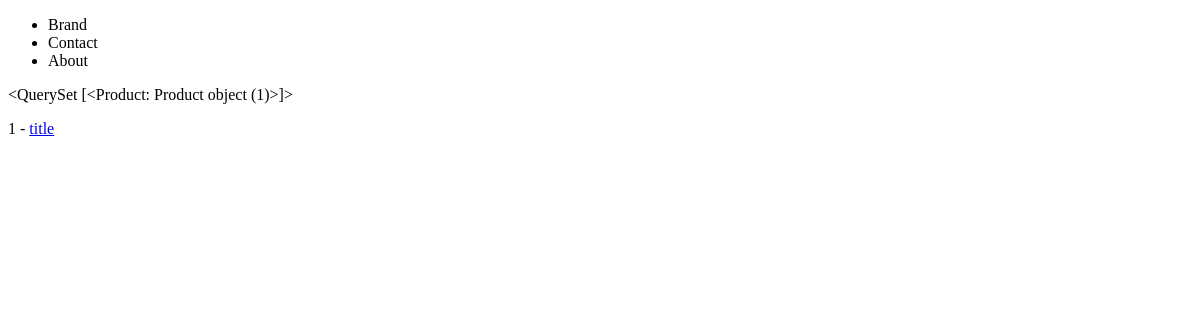
The page /product/query/ on the database as committed earlier.
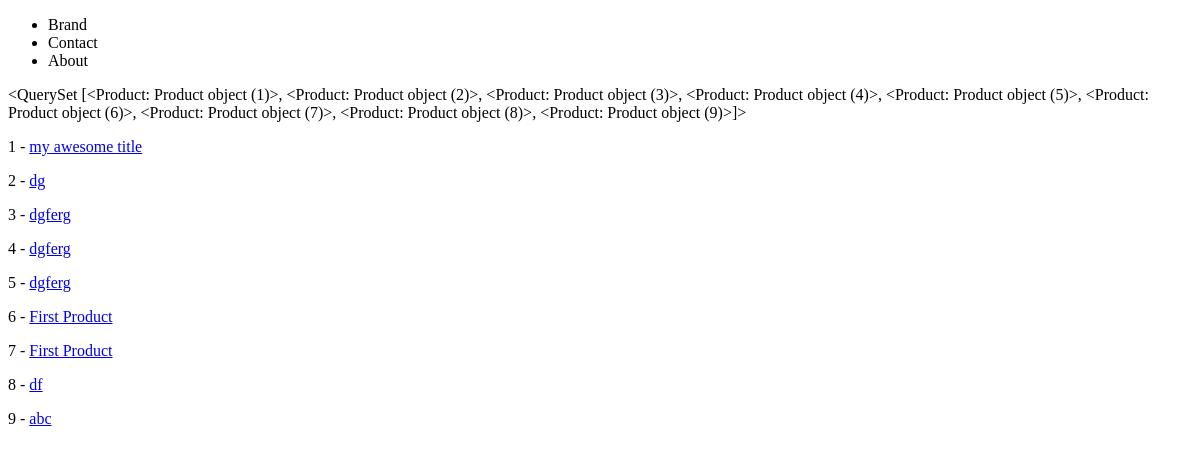
The same page on the database as committed later.
### products/models.py (models this page shows)
class Product(models.Model):
	title=models.CharField(max_length=50)
	description=models.TextField(blank=True,null=True)
	price=models.DecimalField(decimal_places=2,max_digits=10000)
	summary=models.TextField()
	feature =models.BooleanField(default=False)#default=True ,null=True
	def get_absolute_url(self):
		return reverse("products:product-detail",kwargs={"id":self.id})

### products/views.py (the view)
# urls.py: path('query/',product_query_set),
def product_query_set(request):
	queryset=Product.objects.all()
	context={
		'object_list':queryset
	}
	return render(request,"products/query-set.html",context)

### products/templates/products/query-set.html
{% extends 'base.html' %}
{% block content %}
	{{ object_list }}
	{% for instance in object_list %}
		<p>{{ instance.id }} - <a href='{{ instance.get_absolute_url }}'> {{ instance.title}}</a></p>
	{% endfor %}
{% endblock content  %}

### templates/base.html (shortened to what this page needs)
<!doctype html>
<html>
<head>
</head>
<body>
	{% include 'navbar.html' %}
	{% block content %}{% endblock content %}
</body>
</html>

### templates/navbar.html
<nav>
	<ul>
		<li> Brand</li>
		<li>Contact</li>
		<li>About</li>
	</ul>
</nav>

Rows that differ between the two databases and show on the page:
changed Product: id "<QuerySet [<Product: Product object (1)>]>" → "<QuerySet [<Product: Product object (1)>, <Product: Product object (2)>, <Product: Product object (3)>, <Product: Product object (4)>, <Product: Product object (5)>, <Product: Product object (6)>, <Product: Product object (7)>, <Product: Product object (8)>, <Product: Product object (9)>]>"; title "title" → "my awesome title"
added Product: id "2", title "dg"
added Product: id "3", title "dgferg"
added Product: id "4", title "dgferg"
added Product: id "5", title "dgferg"
added Product: id "6", title "First Product"
added Product: id "7", title "First Product"
added Product: id "8", title "df"
added Product: id "9", title "abc"
